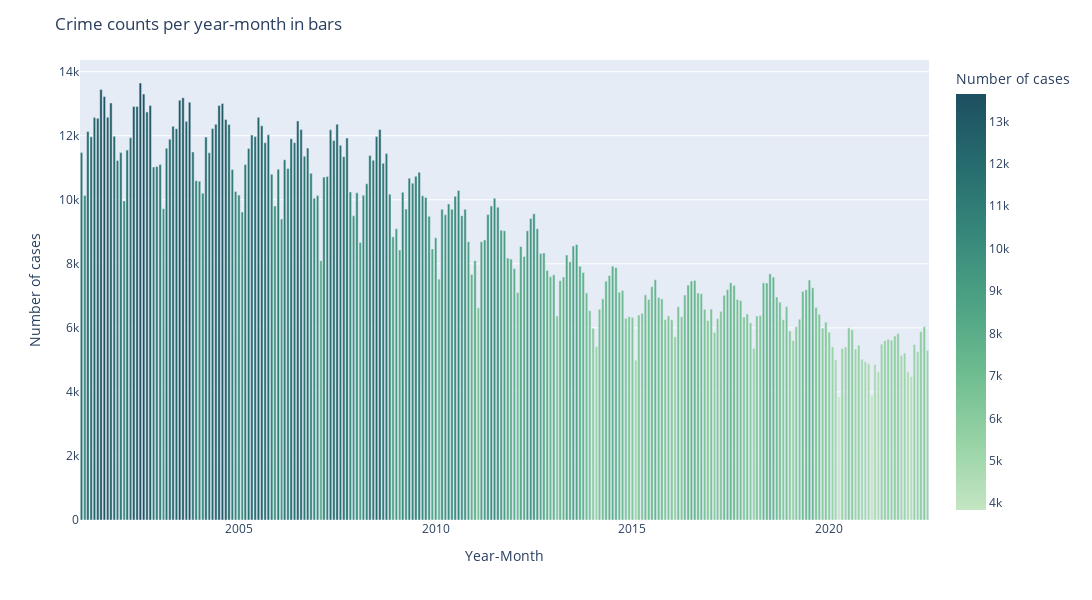

Source (notebook cell):
### Markdown cell above
BY BAR

### Code cell
fig = px.bar(
    cases,
    x="Year-Month",
    y="Number of cases",
    hover_data=["Year", "Month", "Number of cases"],
    color="Number of cases",
    height=600,
    width=1400,
    color_continuous_scale=px.colors.sequential.Blugrn

)
fig.update_layout(title_text='Crime counts per year-month in bars')
fig.show()

### Figure 1 — Plotly figure (JSON) as saved in the notebook; plotly's stock layout.template omitted (floating-point values rounded to 4 significant figures; data arrays with more than 128 entries replaced by an {"elided": "..."} marker saying what was removed)
{"data": [{"alignmentgroup": "True", "customdata": {"elided": "259x2 str values"}, "hovertemplate": "Year-Month=%{x}<br>Number of cases=%{marker.color}<br>Year=%{customdata[0]}<br>Month=%{customdata[1]}<extra></extra>", "legendgroup": "", "marker": {"color": {"elided": "259 int values"}, "coloraxis": "coloraxis", "pattern": {"shape": ""}}, "name": "", "offsetgroup": "", "orientation": "v", "showlegend": false, "textposition": "auto", "type": "bar", "x": {"elided": "259 str values"}, "xaxis": "x", "y": {"elided": "259 int values"}, "yaxis": "y"}], "layout": {"barmode": "relative", "coloraxis": {"colorbar": {"title": {"text": "Number of cases"}}, "colorscale": [[0, "rgb(196, 230, 195)"], [0.1667, "rgb(150, 210, 164)"], [0.3333, "rgb(109, 188, 144)"], [0.5, "rgb(77, 162, 132)"], [0.6667, "rgb(54, 135, 122)"], [0.8333, "rgb(38, 107, 110)"], [1, "rgb(29, 79, 96)"]]}, "height": 600, "legend": {"tracegroupgap": 0}, "margin": {"t": 60}, "title": {"text": "Crime counts per year-month in bars"}, "width": 1400, "xaxis": {"anchor": "y", "domain": [0, 1], "title": {"text": "Year-Month"}}, "yaxis": {"anchor": "x", "domain": [0, 1], "title": {"text": "Number of cases"}}}}
